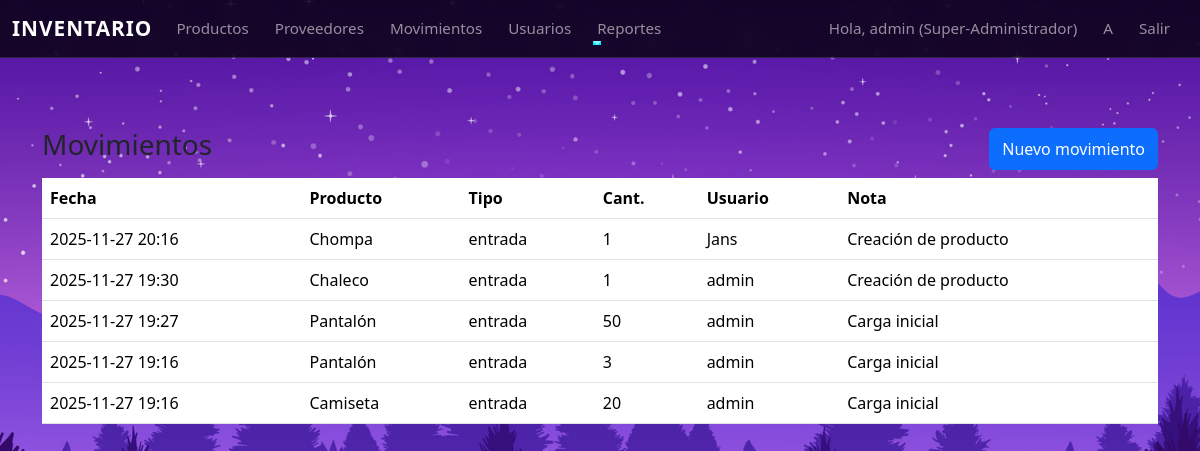
Before: /movimientos (signed in) with the older database file.
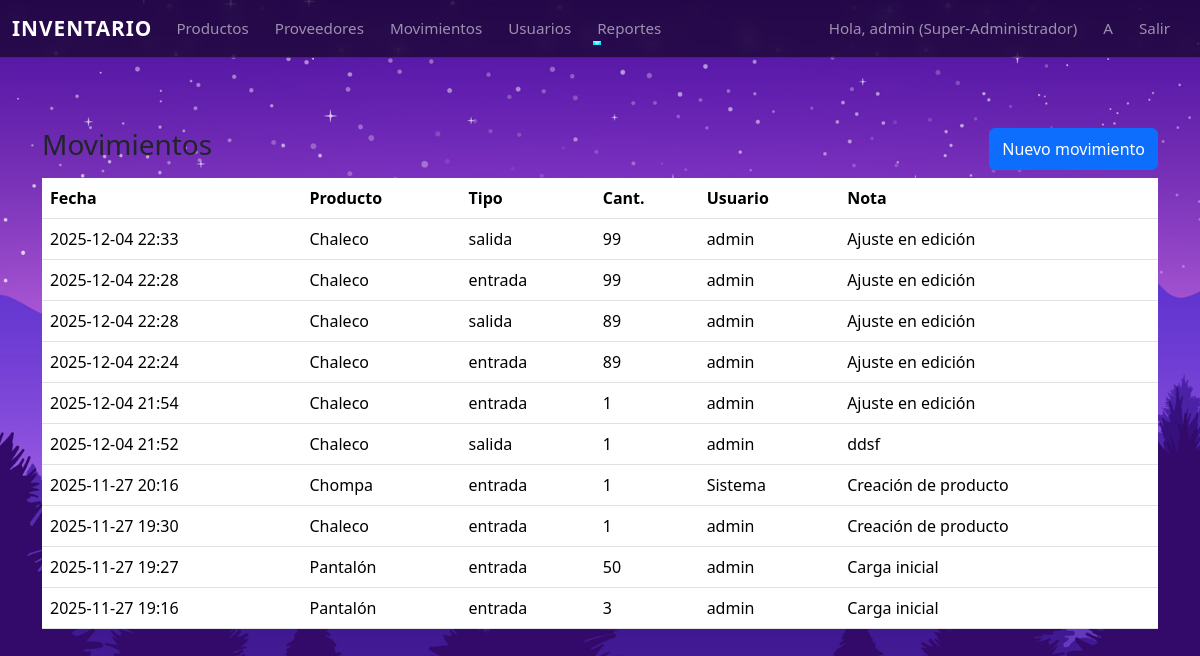
After: the same page with the newer database file.
### app/models.py (models this page shows, shortened)
class User(UserMixin, db.Model):
    __tablename__ = 'usuarios'
    id = db.Column(db.Integer, primary_key=True)
    username = db.Column(db.String(80), unique=True, nullable=False)
    email = db.Column(db.String(120), unique=True, nullable=False)
    password_hash = db.Column(db.String(128), nullable=False)
    role_id = db.Column(db.Integer, db.ForeignKey('roles.id'), nullable=False)

class Role(db.Model):
    __tablename__ = 'roles'
    id = db.Column(db.Integer, primary_key=True)
    name = db.Column(db.String(64), unique=True, nullable=False)  # e.g. Super-Administrador, Almacenista, Consultor
    description = db.Column(db.String(200))
    users = db.relationship('User', backref='role', lazy=True)

class InventoryMovement(db.Model):
    __tablename__ = 'movimientos_inventario'
    id = db.Column(db.Integer, primary_key=True)
    producto_id = db.Column(db.Integer, db.ForeignKey('productos.id'), nullable=False)
    tipo = db.Column(db.String(20), nullable=False)  # 'entrada' o 'salida' o 'ajuste'
    cantidad = db.Column(db.Integer, nullable=False)
    fecha = db.Column(db.DateTime, default=datetime.utcnow)
    usuario_id = db.Column(db.Integer, db.ForeignKey('usuarios.id'), nullable=True)
    nota = db.Column(db.String(255))
    usuario = db.relationship('User', backref='movimientos')

class Product(db.Model):
    __tablename__ = 'productos'
    id = db.Column(db.Integer, primary_key=True)
    nombre = db.Column(db.String(200), nullable=False)
    descripcion = db.Column(db.Text)
    sku = db.Column(db.String(80), unique=True, nullable=False)
    cantidad = db.Column(db.Integer, default=0)
    stock_minimo = db.Column(db.Integer, default=1)
    precio_compra = db.Column(db.Float, default=0.0)
    precio_venta = db.Column(db.Float, default=0.0)
    proveedor_id = db.Column(db.Integer, db.ForeignKey('proveedores.id'))
    movimientos = db.relationship(
    'InventoryMovement',
    backref='producto',
    lazy=True,
    cascade="all, delete-orphan"
)

### app/routes.py (the view)
@bp.route('/movimientos', methods=['GET','POST'])
@login_required
def movimientos_list():
    form = MovementForm()
    form.producto_id.choices = [(p.id, p.nombre) for p in Product.query.order_by(Product.nombre).all()]
    tipo = request.args.get('tipo')
    fecha_inicio = request.args.get('inicio')
    fecha_fin = request.args.get('fin')
    query = InventoryMovement.query
    if tipo:
        query = query.filter_by(tipo=tipo)
    if fecha_inicio:
        try:
            dt = datetime.fromisoformat(fecha_inicio)
            query = query.filter(InventoryMovement.fecha >= dt)
        except:
            pass
    if fecha_fin:
        try:
            dt = datetime.fromisoformat(fecha_fin)
            query = query.filter(InventoryMovement.fecha <= dt)
        except:
            pass
    movimientos = query.order_by(InventoryMovement.fecha.desc()).all()
    return render_template('movimientos_list.html', movimientos=movimientos, form=form)

### app/models.py (called while the page is built)
@login_manager.user_loader
def load_user(user_id):
    return User.query.get(int(user_id))

### app/templates/movimientos_list.html (shortened to what this page needs)
{% extends "base.html" %}
{% block content %}
<div class="d-flex justify-content-between mb-2">
  <h3>Movimientos</h3>
  {% if current_user.role.name in ['Super-Administrador','Almacenista'] %}
  <button class="btn btn-primary" data-bs-toggle="collapse" data-bs-target="#nuevoMov">Nuevo movimiento</button>
  {% endif %}
</div>
<table class="table">
  <thead><tr><th>Fecha</th><th>Producto</th><th>Tipo</th><th>Cant.</th><th>Usuario</th><th>Nota</th></tr></thead>
  <tbody>
    {% for m in movimientos %}
    <tr>
      <td>{{ m.fecha.strftime('%Y-%m-%d %H:%M') }}</td>
      <td>{{ m.producto.nombre }}</td>
      <td>{{ m.tipo }}</td>
      <td>{{ m.cantidad }}</td>
      <td>{{ m.usuario.username if m.usuario else 'Sistema' }}</td>
      <td>{{ m.nota }}</td>
    </tr>
    {% endfor %}
  </tbody>
</table>
{% endblock %}

### app/templates/base.html (shortened to what this page needs)
<!doctype html>
<html lang="es">
<head>
  <link href="https://cdn.jsdelivr.net/npm/bootstrap@5.3.2/dist/css/bootstrap.min.css" rel="stylesheet">
  <link rel="stylesheet" href="{{ url_for('static', filename='styles.css') }}">
</head>
<body>
<nav class="navbar navbar-expand-lg navbar-dark bg-dark mb-3">
  <div class="container-fluid">
    <a class="navbar-brand" href="{{ url_for('main.dashboard') }}">Inventario</a>
    <div class="collapse navbar-collapse" id="nav">
      <ul class="navbar-nav me-auto">
        {% if current_user.is_authenticated %}
        <li class="nav-item"><a class="nav-link" href="{{ url_for('main.productos_list') }}">Productos</a></li>
        <li class="nav-item"><a class="nav-link" href="{{ url_for('main.proveedores_list') }}">Proveedores</a></li>
        <li class="nav-item"><a class="nav-link" href="{{ url_for('main.movimientos_list') }}">Movimientos</a></li>
        {% if current_user.is_authenticated and current_user.role.name == 'Super-Administrador' %}
        <li class="nav-item">
        <a class="nav-link" href="{{ url_for('main.users_list') }}">Usuarios</a>
        </li>
        {% endif %}
        <li class="nav-item dropdown">
          <a class="nav-link dropdown-toggle" href="#" data-bs-toggle="dropdown">Reportes</a>
        </li>
        {% endif %}
      </ul>
      <ul class="navbar-nav">
        {% if current_user.is_authenticated %}
          <li class="nav-item"><span class="nav-link">Hola, {{ current_user.username }} ({{ current_user.role.name }})</span></li>
          {% if current_user.role.name == 'Super-Administrador' %}
            <li class="nav-item"><a class="nav-link" href="{{ url_for('main.register') }}">A</a></li>
          {% endif %}
          <li class="nav-item"><a class="nav-link" href="{{ url_for('main.logout') }}">Salir</a></li>
        {% else %}
          <li class="nav-item"><a class="nav-link" href="{{ url_for('main.login') }}">Iniciar sesión</a></li>
        {% endif %}
      </ul>
    </div>
  </div>
</nav>
<div class="container">
  {% block content %}{% endblock %}
</div>
</body>
</html>

### app/static/styles.css (style rules this page uses)
.navbar { background: rgba(0,0,0,0.55) !important; backdrop-filter: blur(8px); border-bottom: 1px solid rgba(255,255,255,0.12); transition: background 0.3s ease; }
.navbar-brand { font-weight: 700; font-size: 1.3rem; letter-spacing: 1px; text-transform: uppercase; transition: transform .2s ease; }
.nav-link { position: relative; margin-right: 10px; font-size: 0.95rem; transition: color .2s ease; }
.nav-link::after { content: ""; position: absolute; width: 0; height: 2px; bottom: 3px; left: 0; background-color: #00eaff; transition: width .25s ease-in-out; }
.container { margin-top: 70px; }
html, body { height: 100%; margin: 0; padding: 0; }
body { background-image: url("../img.jpg"); background-size: cover; background-position: center; background-repeat: no-repeat; background-attachment: fixed; }

Changed rows visible on the page:
removed InventoryMovement: fecha "2025-11-27 19:16", producto.nombre "Camiseta", tipo "entrada", cantidad "20", usuario "admin", nota "Carga inicial"
added InventoryMovement: fecha "2025-12-04 22:33", producto.nombre "Chaleco", tipo "salida", cantidad "99", usuario "admin", nota "Ajuste en edición"
added InventoryMovement: fecha "2025-12-04 22:28", producto.nombre "Chaleco", tipo "entrada", cantidad "99", usuario "admin", nota "Ajuste en edición"
added InventoryMovement: fecha "2025-12-04 22:28", producto.nombre "Chaleco", tipo "salida", cantidad "89", usuario "admin", nota "Ajuste en edición"
added InventoryMovement: fecha "2025-12-04 22:24", producto.nombre "Chaleco", tipo "entrada", cantidad "89", usuario "admin", nota "Ajuste en edición"
added InventoryMovement: fecha "2025-12-04 21:54", producto.nombre "Chaleco", tipo "entrada", cantidad "1", usuario "admin", nota "Ajuste en edición"
added InventoryMovement: fecha "2025-12-04 21:52", producto.nombre "Chaleco", tipo "salida", cantidad "1", usuario "admin", nota "ddsf"
changed InventoryMovement "Chompa": usuario "Jans" → "Sistema"
